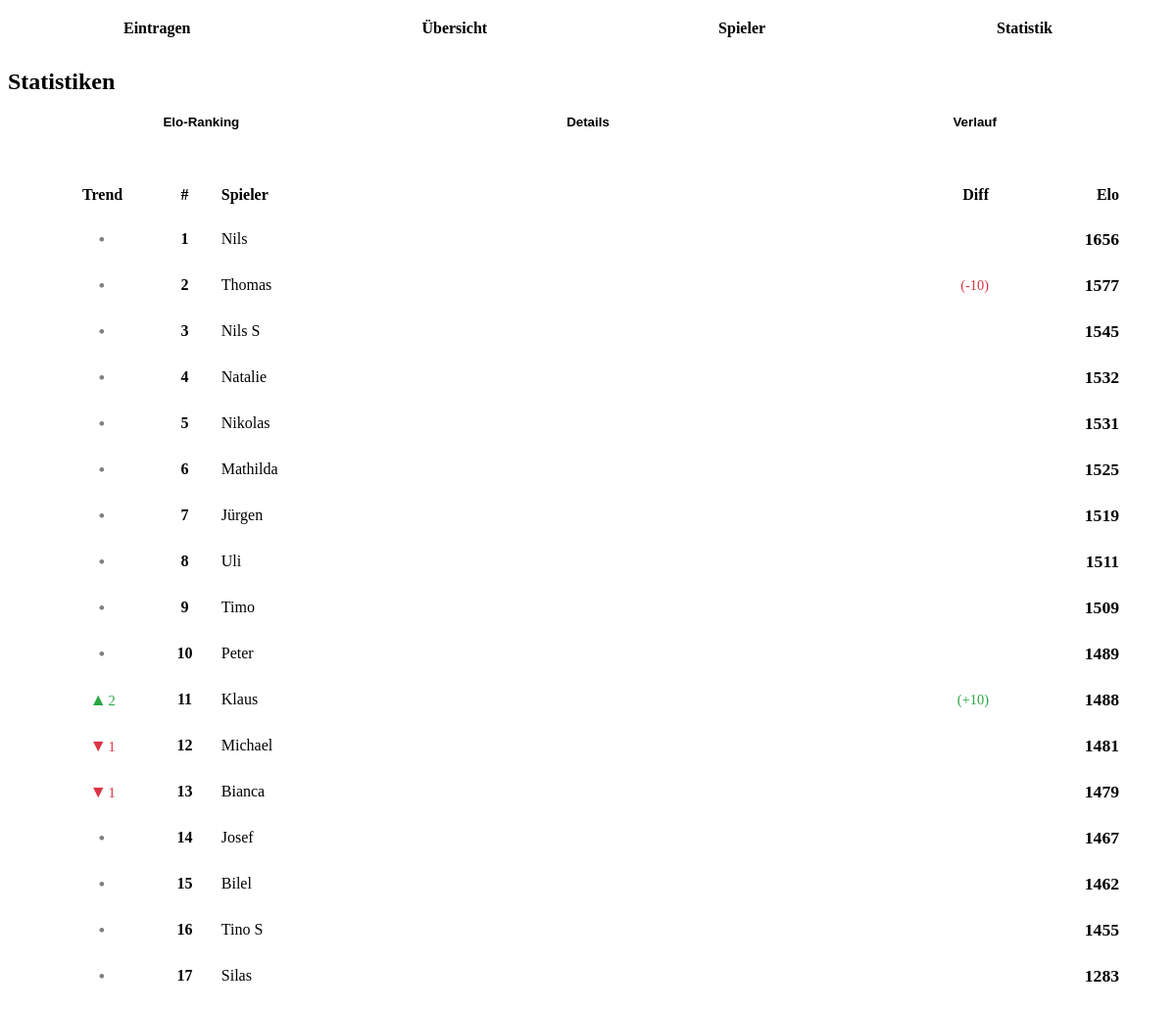
The app's page /statistics with its own data.
### tables this page shows
CREATE TABLE players (
        id INTEGER PRIMARY KEY AUTOINCREMENT,
        name TEXT NOT NULL UNIQUE
    , elo REAL NOT NULL DEFAULT 1500);

### flask_app.py (the view)
@app.route("/statistics")
def statistics():
    conn = get_db_connection()
    players_elo_raw = conn.execute("SELECT id, name, elo FROM players").fetchall()
    latest_changes = {}
    latest_game_group_row = conn.execute("SELECT group_id FROM games ORDER BY time_played DESC, id DESC LIMIT 1").fetchone()
    if latest_game_group_row:
        group_id = latest_game_group_row['group_id']
        game_ids_raw = conn.execute("SELECT id FROM games WHERE group_id = ?", (group_id,)).fetchall()
        game_ids = [row['id'] for row in game_ids_raw]
        if game_ids:
            placeholders = ",".join("?" for _ in game_ids)
            latest_changes_raw = conn.execute(
                f"SELECT player_id, SUM(elo_change) as total_change FROM elo_history WHERE game_id IN ({placeholders}) GROUP BY player_id",
                game_ids
            ).fetchall()
            latest_changes = {row['player_id']: row['total_change'] for row in latest_changes_raw}
    players_elo_data = []
    for player_row in players_elo_raw:
        player_dict = dict(player_row)
        player_id = player_dict['id']
        last_change = latest_changes.get(player_id, 0)
        player_dict['last_elo_change'] = last_change
        player_dict['elo_previous'] = player_dict['elo'] - last_change
        players_elo_data.append(player_dict)
    current_ranking_sorted = sorted(players_elo_data, key=lambda p: p['elo'], reverse=True)
    previous_ranking_sorted = sorted(players_elo_data, key=lambda p: p['elo_previous'], reverse=True)
    previous_rank_map = {p['id']: rank for rank, p in enumerate(previous_ranking_sorted, 1)}
    players_for_template = []
    for current_rank, player in enumerate(current_ranking_sorted, 1):
        player_id = player['id']
        previous_rank = previous_rank_map.get(player_id, current_rank)
        player['current_rank'] = current_rank
        player['previous_rank'] = previous_rank
        player['rank_change'] = previous_rank - current_rank
        players_for_template.append(player)
    query = """
    SELECT
        p.name, p.id,
        COALESCE(SUM(CASE WHEN g.red_score != g.blue_score THEN 1 ELSE 0 END), 0) AS games_played,
        COALESCE(SUM(CASE WHEN (gp.side = 'red' AND g.red_score > g.blue_score) OR (gp.side = 'blue' AND g.blue_score > g.red_score) THEN 1 ELSE 0 END), 0) AS wins,
        COALESCE(SUM(CASE WHEN (gp.side = 'red' AND g.red_score < g.blue_score) OR (gp.side = 'blue' AND g.blue_score < g.red_score) THEN 1 ELSE 0 END), 0) AS losses,
        COALESCE(SUM(CASE WHEN gp.side = 'red' THEN g.red_score ELSE g.blue_score END), 0) AS goals_for,
        COALESCE(SUM(CASE WHEN gp.side = 'red' THEN g.blue_score ELSE g.red_score END), 0) AS goals_against
    FROM players p
    LEFT JOIN game_players gp ON p.id = gp.player_id
    LEFT JOIN games g ON gp.game_id = g.id
    GROUP BY p.id, p.name
    ORDER BY p.name ASC;
    """
    player_stats_raw = conn.execute(query).fetchall()
    player_stats = []
    for row in player_stats_raw:
        stats = dict(row)
        stats['win_rate'] = (stats['wins'] / stats['games_played'] * 100) if stats['games_played'] > 0 else 0
        stats['goal_difference'] = stats['goals_for'] - stats['goals_against']
        player_stats.append(stats)
    history_query = """
        SELECT g.id, g.group_id, g.time_played, eh.player_id, eh.elo_change
        FROM games g
        JOIN elo_history eh ON g.id = eh.game_id
        ORDER BY g.time_played ASC, g.id ASC
    """
    history_rows = conn.execute(history_query).fetchall()
    chart_data_map = {}
    all_players_basic = conn.execute("SELECT id, name FROM players").fetchall()
    for p in all_players_basic:
        chart_data_map[p['id']] = {
            'name': p['name'],
            'current_elo': 1500.0,
            'history': [1500.0]
        }
    chart_labels = ["Start"]
    chart_dates = [""]
    groups_ordered = []
    current_group_id = None
    current_group_data = {'timestamp': None, 'changes': defaultdict(float)}
    for row in history_rows:
        gid = row['group_id']
        if gid != current_group_id and current_group_id is not None:
            groups_ordered.append(current_group_data)
            current_group_data = {'timestamp': None, 'changes': defaultdict(float)}
        current_group_id = gid
        current_group_data['timestamp'] = row['time_played']
        current_group_data['changes'][row['player_id']] += row['elo_change']
    if current_group_id is not None:
        groups_ordered.append(current_group_data)
    for group in groups_ordered:
        raw_dt = group['timestamp']
        label_display = ""
        iso_date = ""
        if isinstance(raw_dt, str):
             try:
                if "." in raw_dt:
                    dt_obj = datetime.strptime(raw_dt.split('.')[0], "%Y-%m-%d %H:%M:%S")
                else:
                    dt_obj = datetime.strptime(raw_dt, "%Y-%m-%d %H:%M:%S")
                label_display = dt_obj.strftime("%d.%m.")
                iso_date = dt_obj.isoformat()
             except:
                label_display = "?"
                iso_date = ""
        elif isinstance(raw_dt, datetime):
             label_display = raw_dt.strftime("%d.%m.")
             iso_date = raw_dt.isoformat()
        chart_labels.append(label_display)
        chart_dates.append(iso_date)
        changes = group['changes']
        for pid, change in changes.items():
            if pid in chart_data_map:
                chart_data_map[pid]['current_elo'] += change
        for pid in chart_data_map:
            val = round(chart_data_map[pid]['current_elo'])
            chart_data_map[pid]['history'].append(val)
    chart_datasets = []
    for pid, data in chart_data_map.items():
        chart_datasets.append({
            'label': data['name'],
            'data': data['history'],
            'playerId': pid
        })
    conn.close()
    return render_template("statistics.html",
                           players=players_for_template,
                           player_stats=player_stats,
                           latest_changes=latest_changes,
                           chart_labels=chart_labels,
                           chart_dates=chart_dates,
                           chart_datasets=chart_datasets)

### db.py (called while the page is built)
def get_db_connection():
    conn = sqlite3.connect(DB_PATH, detect_types=sqlite3.PARSE_DECLTYPES|sqlite3.PARSE_COLNAMES)
    conn.row_factory = sqlite3.Row
    return conn

### flask_app.py (called while the page is built)
@app.context_processor
def inject_now():
    return {'now': datetime.now()}

### templates/statistics.html (shortened to what this page needs)
{% extends "base.html" %}
{% block content %}
  <h2>Statistiken</h2>
  <div class="view-toggle">
    <button id="btn-elo" class="active">Elo-Ranking</button>
    <button id="btn-table">Details</button>
    <button id="btn-chart">Verlauf</button>
  </div>
  <div id="elo-view" class="stats-view active">
    <figure>
      <table role="grid">
        <thead>
          <tr>
            <th scope="col" style="width: 10%; text-align: center;">Trend</th>
            <th scope="col" style="width: 5%; text-align: center;">#</th>
            <th scope="col" style="text-align: left;">Spieler</th>
            <th scope="col" style="width: 10%; text-align: right;">Diff</th>
            <th scope="col" style="width: 12%; text-align: right;">Elo</th>
          </tr>
        </thead>
        <tbody>
          {% for player in players %}
            {% set rank_change = player.rank_change %}
            {% set elo_change = player.last_elo_change | round | int %}
          <tr>
            <td style="text-align: center;">
              {% if rank_change > 0 %}
                <span class="trend-icon elo-win">▲</span><span class="elo-change-value elo-win">{{ rank_change }}</span>
              {% elif rank_change < 0 %}
                <span class="trend-icon elo-loss">▼</span><span class="elo-change-value elo-loss">{{ rank_change|abs }}</span>
              {% else %}
                <span class="trend-icon elo-neutral">•</span>
              {% endif %}
            </td>
            <td style="text-align: center; font-weight: bold;">{{ player.current_rank }}</td>
            <td style="text-align: left;">{{ player.name }}</td>
            <td style="text-align: right;">
              {% if elo_change > 0 %}
                <span class="elo-change-value elo-win">(+{{ elo_change }})</span>
              {% elif elo_change < 0 %}
                <span class="elo-change-value elo-loss">({{ elo_change }})</span>
              {% else %}
                 {% if player.id in latest_changes %}
                   <span class="elo-change-value elo-neutral">(0)</span>
                 {% endif %}
              {% endif %}
            </td>
            <td class="elo-total" style="text-align: right;">
              {{ player.elo | round | int }}
            </td>
          </tr>
          {% endfor %}
        </tbody>
      </table>
    </figure>
  </div>
{% endblock %}

### templates/statistics.html (style rules this page uses)
main > h2 { margin-bottom: 0.5rem; }
.view-toggle { display: grid; grid-template-columns: 1fr 1fr 1fr; border: 1px solid var(--form-element-border-color); border-radius: var(--border-radius); margin-bottom: 2rem; text-align: center; overflow: hidden; }
.view-toggle button { margin: 0; border: none; border-radius: 0; background-color: transparent; box-shadow: none; padding: 0.75rem; font-weight: bold; cursor: pointer; color: var(--color); }
.view-toggle button:not(:last-child) { border-right: 1px solid var(--form-element-border-color); }
.view-toggle button.active { background-color: var(--primary); color: var(--primary-inverse); }
.stats-view { display: none; }
.stats-view.active { display: block; }
table { width: 100%; }
th, td { text-align: center; vertical-align: middle; padding: 0.75rem 0.5rem; }
.elo-change-value { font-size: 0.9em; font-weight: normal; }
.elo-win { color: #28a745; }
.elo-loss { color: #dc3545; }
.elo-neutral { color: #808080; }
.trend-icon { font-weight: bold; font-size: 1.1em; width: 1em; display: inline-block; text-align: center; margin-right: 0.1rem; }
td.elo-total { font-weight: bold; font-size: 1.1rem; }

### records on screen
players: current_rank "1", name "Nils", elo "1656"
players: current_rank "2", name "Thomas", elo_change "-10", elo "1577"
players: current_rank "3", name "Nils S", elo "1545"
players: current_rank "4", name "Natalie", elo "1532"
players: current_rank "5", name "Nikolas", elo "1531"
players: current_rank "6", name "Mathilda", elo "1525"
players: current_rank "7", name "Jürgen", elo "1519"
players: current_rank "8", name "Uli", elo "1511"
players: current_rank "9", name "Timo", elo "1509"
players: current_rank "10", name "Peter", elo "1489"
players: rank_change "2", current_rank "11", name "Klaus", elo_change "10", elo "1488"
players: rank_change "1", current_rank "12", name "Michael", elo "1481"
players: rank_change "1", current_rank "13", name "Bianca", elo "1479"
players: current_rank "14", name "Josef", elo "1467"
players: current_rank "15", name "Bilel", elo "1462"
players: current_rank "16", name "Tino S", elo "1455"
players: current_rank "17", name "Silas", elo "1283"
